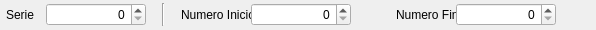
<?xml version="1.0" encoding="UTF-8"?>
<ui version="4.0">
 <class>ui_new_factura_sistema</class>
 <widget class="QWidget" name="ui_new_factura_sistema">
  <property name="geometry">
   <rect>
    <x>0</x>
    <y>0</y>
    <width>596</width>
    <height>30</height>
   </rect>
  </property>
  <property name="windowTitle">
   <string>Form</string>
  </property>
  <layout class="QGridLayout" name="gridLayout">
   <property name="leftMargin">
    <number>6</number>
   </property>
   <property name="topMargin">
    <number>0</number>
   </property>
   <property name="rightMargin">
    <number>0</number>
   </property>
   <property name="bottomMargin">
    <number>0</number>
   </property>
   <property name="spacing">
    <number>0</number>
   </property>
   <item row="0" column="0">
    <layout class="QHBoxLayout" name="horizontalLayout_4">
     <property name="spacing">
      <number>0</number>
     </property>
     <item>
      <layout class="QHBoxLayout" name="horizontalLayout">
       <item>
        <widget class="QLabel" name="label">
         <property name="minimumSize">
          <size>
           <width>40</width>
           <height>0</height>
          </size>
         </property>
         <property name="maximumSize">
          <size>
           <width>40</width>
           <height>16777215</height>
          </size>
         </property>
         <property name="text">
          <string>Serie</string>
         </property>
        </widget>
       </item>
       <item>
        <widget class="QSpinBox" name="spinBox_serie">
         <property name="minimumSize">
          <size>
           <width>100</width>
           <height>0</height>
          </size>
         </property>
         <property name="maximumSize">
          <size>
           <width>100</width>
           <height>16777215</height>
          </size>
         </property>
         <property name="alignment">
          <set>Qt::AlignRight|Qt::AlignTrailing|Qt::AlignVCenter</set>
         </property>
         <property name="maximum">
          <number>1000000</number>
         </property>
        </widget>
       </item>
      </layout>
     </item>
     <item>
      <layout class="QHBoxLayout" name="horizontalLayout_2">
       <item>
        <spacer name="horizontalSpacer_3">
         <property name="orientation">
          <enum>Qt::Horizontal</enum>
         </property>
         <property name="sizeHint" stdset="0">
          <size>
           <width>10</width>
           <height>20</height>
          </size>
         </property>
        </spacer>
       </item>
       <item>
        <widget class="Line" name="line">
         <property name="orientation">
          <enum>Qt::Vertical</enum>
         </property>
        </widget>
       </item>
       <item>
        <spacer name="horizontalSpacer">
         <property name="orientation">
          <enum>Qt::Horizontal</enum>
         </property>
         <property name="sizeHint" stdset="0">
          <size>
           <width>10</width>
           <height>20</height>
          </size>
         </property>
        </spacer>
       </item>
       <item>
        <widget class="QLabel" name="label_2">
         <property name="minimumSize">
          <size>
           <width>70</width>
           <height>0</height>
          </size>
         </property>
         <property name="maximumSize">
          <size>
           <width>70</width>
           <height>16777215</height>
          </size>
         </property>
         <property name="text">
          <string>Numero Inicio</string>
         </property>
        </widget>
       </item>
       <item>
        <widget class="QSpinBox" name="spinBox_numero_i">
         <property name="minimumSize">
          <size>
           <width>100</width>
           <height>0</height>
          </size>
         </property>
         <property name="maximumSize">
          <size>
           <width>100</width>
           <height>16777215</height>
          </size>
         </property>
         <property name="alignment">
          <set>Qt::AlignRight|Qt::AlignTrailing|Qt::AlignVCenter</set>
         </property>
         <property name="maximum">
          <number>1000000</number>
         </property>
        </widget>
       </item>
      </layout>
     </item>
     <item>
      <layout class="QHBoxLayout" name="horizontalLayout_3">
       <item>
        <spacer name="horizontalSpacer_2">
         <property name="orientation">
          <enum>Qt::Horizontal</enum>
         </property>
         <property name="sizeHint" stdset="0">
          <size>
           <width>15</width>
           <height>20</height>
          </size>
         </property>
        </spacer>
       </item>
       <item>
        <widget class="QLabel" name="label_3">
         <property name="minimumSize">
          <size>
           <width>60</width>
           <height>0</height>
          </size>
         </property>
         <property name="maximumSize">
          <size>
           <width>60</width>
           <height>16777215</height>
          </size>
         </property>
         <property name="text">
          <string>Numero Fin</string>
         </property>
        </widget>
       </item>
       <item>
        <widget class="QSpinBox" name="spinBox_numero_f">
         <property name="minimumSize">
          <size>
           <width>100</width>
           <height>0</height>
          </size>
         </property>
         <property name="maximumSize">
          <size>
           <width>100</width>
           <height>16777215</height>
          </size>
         </property>
         <property name="alignment">
          <set>Qt::AlignRight|Qt::AlignTrailing|Qt::AlignVCenter</set>
         </property>
         <property name="maximum">
          <number>1000000</number>
         </property>
        </widget>
       </item>
      </layout>
     </item>
     <item>
      <widget class="QPushButton" name="pushButton_new">
       <property name="text">
        <string/>
       </property>
       <property name="icon">
        <iconset resource="Icons.qrc">
         <normaloff>:/Iconos/Iconos/sq_plus.png</normaloff>:/Iconos/Iconos/sq_plus.png</iconset>
       </property>
       <property name="iconSize">
        <size>
         <width>20</width>
         <height>20</height>
        </size>
       </property>
       <property name="flat">
        <bool>true</bool>
       </property>
      </widget>
     </item>
    </layout>
   </item>
  </layout>
  <zorder>label</zorder>
  <zorder>label_2</zorder>
  <zorder>label_3</zorder>
  <zorder>spinBox_serie</zorder>
  <zorder>spinBox_numero_i</zorder>
  <zorder>spinBox_numero_f</zorder>
  <zorder>pushButton_new</zorder>
  <zorder>label_3</zorder>
 </widget>
 <resources>
  <include location="Icons.qrc"/>
 </resources>
 <connections/>
</ui>
